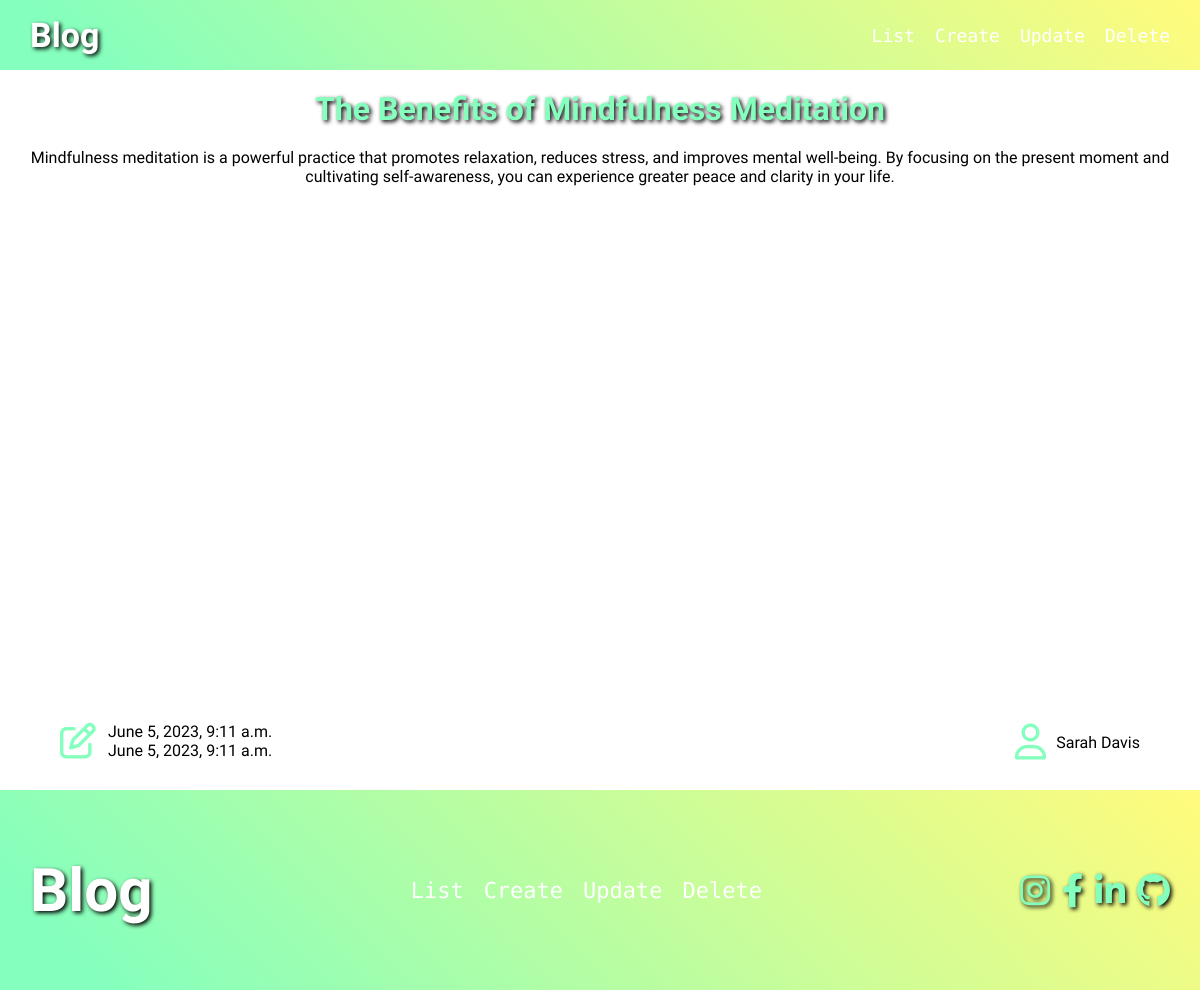
Screenshot of /details/3 with the database file from the repository.
### app/models.py (models this page shows, shortened)
class Blog(models.Model):
    title = models.CharField(max_length=255)
    content = models.TextField()
    created_at = models.DateTimeField(auto_now_add=True)
    updated_at = models.DateTimeField(auto_now=True)
    author_name = models.CharField(max_length=255)

### app/views.py (the view)
# urls.py: path('details/<int:id>', details_view , name='details'),
def details_view(request,id):
    context = {
        "blog" : Blog.objects.get(id=id)
    }
    return render(request, 'pages/details.html', context)

### templates/pages/details.html
{% extends 'base.html' %} {% block 'body' %}
<div class="container">
  <div class="details">
    <h1 class="title">{{blog.title}}</h1>
    <p>{{blog.content}}</p>
    <div class="time_div j-flex">
      <i class="fa-regular fa-pen-to-square"></i>
      <ul class="time">
        <li>{{blog.created_at}}</li>
        <li>{{blog.updated_at}}</li>
      </ul>
    </div>
    <div class="author j-flex">
      <i class="fa-regular fa-user"></i>
      <p>{{blog.author_name}}</p>
    </div>
  </div>
</div>
{% endblock %}

### static/style.css (style rules this page uses)
* { margin: 0; padding: 0; list-style-type: none; text-decoration: none; box-sizing: border-box; }
p { font-family: "Tsukimi Rounded", sans-serif; }
body { background-color: #fff; }
.container { width: 1140px; max-width: 95%; margin: 0 auto; }
.j-flex { display: flex; justify-content: space-between; align-items: center; }
:root { --cards-per-row: 3; --cards-gap: 20px; }
.author { position: absolute; bottom: 30px; right: 30px; }
.author i { color: #85ffbd; font-size: 20px; margin-right: 10px; }
.details { margin: 0 auto; position: relative; width: 100%; height: calc(100vh - 100px); text-align: center; }
.details .author i { font-size: 36px; }
.time_div { position: absolute; bottom: 30px; left: 30px; }
.time_div i { font-size: 36px; color: #85ffbd; margin-right: 12px; }
.title { font-family: "Cherry Bomb One", cursive; margin: 20px 0; color: #85ffbd; text-shadow: 2px 2px 4px #000; }
.time { font-family: "Tsukimi Rounded", sans-serif; }

### rows the page displays
Blog: title "The Benefits of Mindfulness Meditation", content "Mindfulness meditation is a powerful practice that promotes relaxation, reduces stress, and improves mental well-being. By focusing on the present moment and cultivating self-awareness, you can experience greater peace and clarity in your life.", created_at "June 5, 2023, 9:11 a.m.", updated_at "June 5, 2023, 9:11 a.m.", author_name "Sarah Davis"
